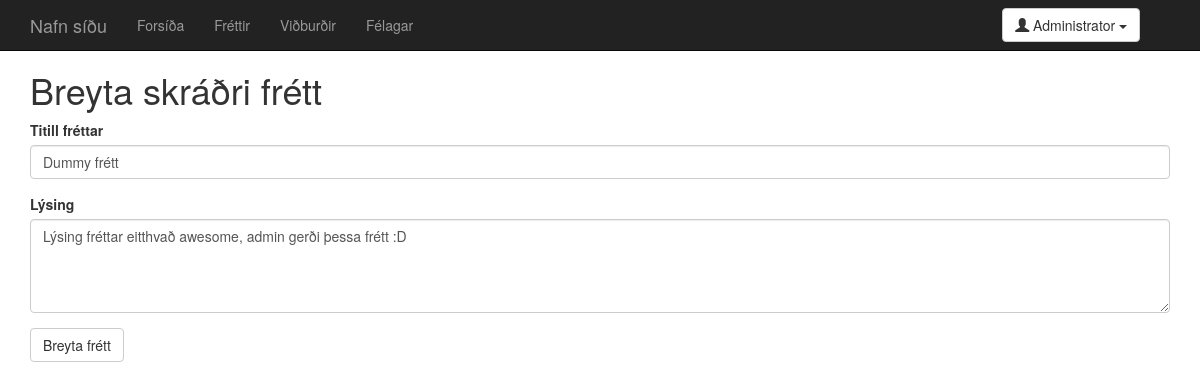
/news.change.php?id=1 (signed in), run on the app's committed database.
### tables this page shows
CREATE TABLE 'users' (
  'user_id' integer NOT NULL,
  'name' text,
  'post' text NOT NULL UNIQUE,
  'pass' text,
  'privileges' integer,
  'phone_nr' text,
  PRIMARY KEY ('user_id')
);

CREATE TABLE 'news' (
  'news_id' integer NOT NULL,
  'title' text,
  'description' text,
  'date_created' integer,
  'date_edited' integer,
  'creator' integer,
  'last_editor' integer,
  PRIMARY KEY ('news_id')
);

### php/config.php (called while the page is built, shortened)
<?php
$website_name = "Nafn síðu";
?>

### php/session_setup.php (called while the page is built, shortened)
<?php
if (isset($_SESSION["loggedin_user"])) {
  $session_user = $_SESSION["loggedin_user"];
  $query = $db->prepare("SELECT name,post,pass,privileges,user_id FROM users WHERE post=:post;");
  $query->execute(array('post' => $session_user));
  $result = $query->fetchAll();
  if (!empty($result)) {
    $result = $result[0];
    $user_name = $result["name"];
  }
  else {
    define("USER_LOGGEDIN", FALSE);
  }
}
else {
  define("USER_LOGGEDIN", FALSE);
}
?>

### php/head.php (called while the page is built, shortened)
<?php
require_once "php/config.php";
require_once "php/db_login.php";
require_once "php/utils.php";
require_once "php/session_setup.php";
?>

### php/utils.php (called while the page is built, shortened)
<?php
function intGET($name) {
  if (filter_has_var(INPUT_GET, $name) !== False && filter_input(INPUT_GET, $name, FILTER_VALIDATE_INT) !== False) {
    return filter_input(INPUT_GET, $name, FILTER_SANITIZE_NUMBER_INT);
  }
  return 0;
}
?>

### news.change.php (the view, shortened to what this page needs)
<?php
require_once "php/head.php";
$news_id = intGET("id");
$query = $db->prepare("SELECT title,description FROM news WHERE news_id = :news_id;");
$query->execute(array('news_id' => $news_id));
$news_result = $query->fetchAll();
$row_data = $news_result[0];
$title = $row_data["title"];
$description = $row_data["description"];
$newsTitle       = $title;
$newsDescription = $description;
?>
<!DOCTYPE html>
<html lang="is">
  <head>
    <link href="dist/css/bootstrap.min.css" rel="stylesheet">
    <link href="dist/css/bootstrap-datetimepicker.min.css" rel="stylesheet">
    <link href="css/main.css" rel="stylesheet">
  </head>
  <body>
<?php
require_once "parts/navbar.php";
?>
    <div class="container">
      <h1>Breyta skráðri frétt</h1>
      <form role="form" method="post" action="news.change.php?id=<?php echo $news_id; ?>">
        <div class="form-group">
          <label for="newsTitle">Titill fréttar</label>
          <input class="form-control" id="newsTitle" name="newsTitle" placeholder="Titill" value="<?php echo $newsTitle; ?>">
        </div>
        <div class="form-group">
          <label for="newsDescription">Lýsing</label>
          <textarea id="newsDescription" name="newsDescription" class="form-control" rows="4" placeholder="Lýsing ..."><?php echo $newsDescription; ?></textarea>
        </div>
        <button type="submit" class="btn btn-default">Breyta frétt</button>
      </form>
    </div>
  </body>
</html>

### parts/navbar.php (shortened to what this page needs)
<?php
if (!isset($index_active)) {
  $index_active = "";
}
if (!isset($news_active)) {
  $news_active = "";
}
if (!isset($events_active)) {
  $events_active = "";
}
if (!isset($users_active)) {
  $users_active = "";
}
echo <<<_END
        <div class="navbar navbar-inverse navbar-fixed-top">
          <div class="container">
            <div class="navbar-header">
              <button type="button" class="navbar-toggle" data-toggle="collapse" data-target=".navbar-collapse">
                <span class="icon-bar"></span>
                <span class="icon-bar"></span>
                <span class="icon-bar"></span>
              </button>
              <a class="navbar-brand" href="index.php">$website_name</a>
            </div>
            <div class="collapse navbar-collapse">
              <ul class="nav navbar-nav">
                <li$index_active><a href="index.php">Forsíða</a></li>
                <li$news_active><a href="news.php">Fréttir</a></li>
                <li$events_active><a href="events.php">Viðburðir</a></li>
                <li$users_active><a href="users.php">Félagar</a></li>
              </ul>
_END;
if (USER_LOGGEDIN) {
  echo <<<_END
              <div class="navbar-form navbar-right">
                <div class="btn-group">
                  <button type="button" class="btn btn-default dropdown-toggle" data-toggle="dropdown">
                    <span class="glyphicon glyphicon-user"></span> $user_name <span class="caret"></span>
                  </button>
                  <ul class="dropdown-menu" role="menu">
                    <li><a href="mysite.php">Síðan mín</a></li>
_END;
  echo <<<_END
                    <li class="divider"></li>
                    <li><a href="logout.php">Útskrá</a></li>
                  </ul>
                </div>
              </div>
_END;
}
echo <<<_END
            </div>
          </div>
        </div>
_END;
?>

### css/main.css (style rules this page uses)
body { padding-top: 50px; }

### data on the page
users: name "Administrator"
news: newsTitle "Dummy frétt", newsDescription "Lýsing fréttar eitthvað awesome, admin gerði þessa frétt :D"

### other printed values
$website_name "Nafn síðu"
